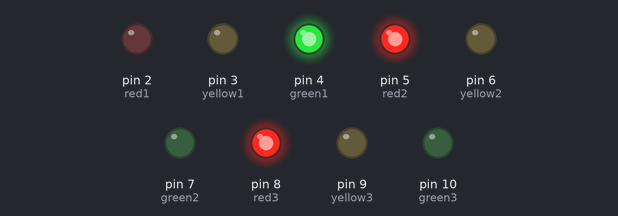
The sketch below on a simulated Arduino Uno, built with avr-gcc and run on an emulated ATmega328P. On the bench: output pins drawn as LEDs (lit = HIGH).

Above: at 0.2 s.
At 1.0 s:
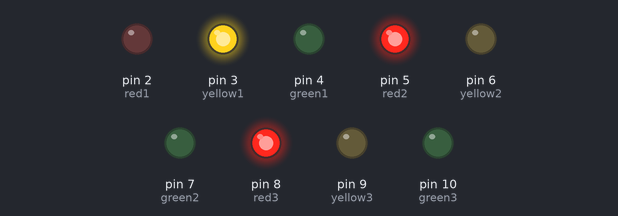
At 1.7 s:
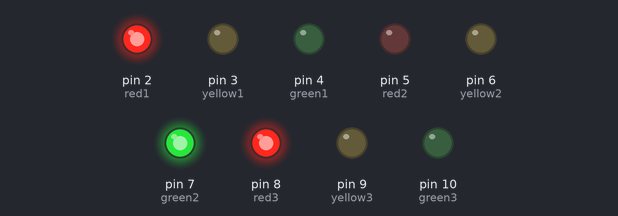
At 2.5 s:
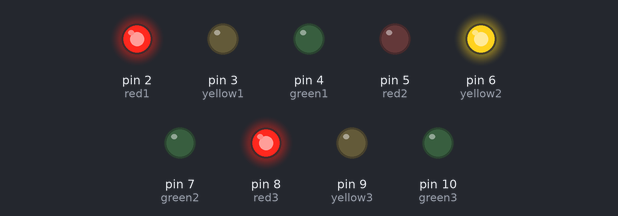
At 3.2 s:
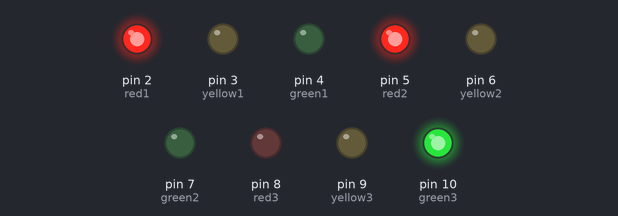
At 4.0 s:
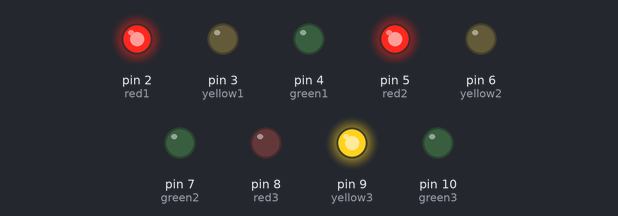
Timing chart, 0 to 5.9 s (numbered marks = the images above):
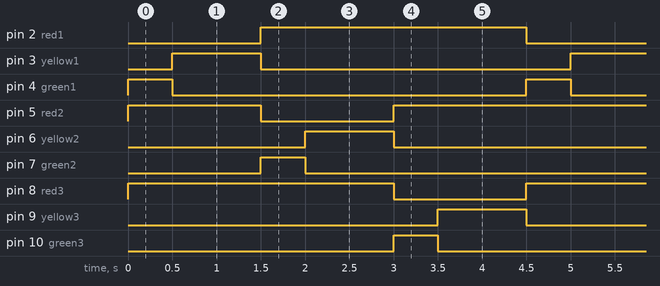

The sketch:

sketch.ino
```cpp
// Traffic Light 1 Pins
int red1 = 2;
int yellow1 = 3;
int green1 = 4;

// Traffic Light 2 Pins
int red2 = 5;
int yellow2 = 6;
int green2 = 7;

// Traffic Light 3 Pins
int red3 = 8;
int yellow3 = 9;
int green3 = 10;

// Timing for each state (in milliseconds)
unsigned long redTime = 500;    // 10 seconds for red light
unsigned long yellowTime =1000;  // 3 seconds for yellow light
unsigned long greenTime = 500;  // 10 seconds for green light

unsigned long previousMillis = 0; // To track time

int state = 0; // To track the current state of the lights

void setup() {
  // Set all LED pins as OUTPUT
  pinMode(red1, OUTPUT);
  pinMode(yellow1, OUTPUT);
  pinMode(green1, OUTPUT);

  pinMode(red2, OUTPUT);
  pinMode(yellow2, OUTPUT);
  pinMode(green2, OUTPUT);

  pinMode(red3, OUTPUT);
  pinMode(yellow3, OUTPUT);
  pinMode(green3, OUTPUT);

  // Start with Traffic Light 1 green, Traffic Light 2 and 3 red
  setTrafficLights(0);
}

void loop() {
  unsigned long currentMillis = millis();

  if (state == 0 && currentMillis - previousMillis >= greenTime) {
    previousMillis = currentMillis;
    state = 1; // Change Traffic Light 1 to yellow
    setTrafficLights(1);
  }
  else if (state == 1 && currentMillis - previousMillis >= yellowTime) {
    previousMillis = currentMillis;
    state = 2; // Change Traffic Light 1 to red and Traffic Light 2 to green
    setTrafficLights(2);
  }
  else if (state == 2 && currentMillis - previousMillis >= greenTime) {
    previousMillis = currentMillis;
    state = 3; // Change Traffic Light 2 to yellow
    setTrafficLights(3);
  }
  else if (state == 3 && currentMillis - previousMillis >= yellowTime) {
    previousMillis = currentMillis;
    state = 4; // Change Traffic Light 2 to red and Traffic Light 3 to green
    setTrafficLights(4);
  }
  else if (state == 4 && currentMillis - previousMillis >= greenTime) {
    previousMillis = currentMillis;
    state = 5; // Change Traffic Light 3 to yellow
    setTrafficLights(5);
  }
  else if (state == 5 && currentMillis - previousMillis >= yellowTime) {
    previousMillis = currentMillis;
    state = 0; // Change Traffic Light 3 to red and Traffic Light 1 to green
    setTrafficLights(0);
  }
}

// Function to control the traffic lights based on the current state
void setTrafficLights(int state) {
  // Reset all lights to OFF
  digitalWrite(red1, LOW);
  digitalWrite(yellow1, LOW);
  digitalWrite(green1, LOW);

  digitalWrite(red2, LOW);
  digitalWrite(yellow2, LOW);
  digitalWrite(green2, LOW);

  digitalWrite(red3, LOW);
  digitalWrite(yellow3, LOW);
  digitalWrite(green3, LOW);

  // Set the lights based on the current state
  if (state == 0) {
    // Traffic Light 1 green, Traffic Light 2 and 3 red
    digitalWrite(green1, HIGH);
    digitalWrite(red2, HIGH);
    digitalWrite(red3, HIGH);
  }
  else if (state == 1) {
    // Traffic Light 1 yellow, Traffic Light 2 and 3 red
    digitalWrite(yellow1, HIGH);
    digitalWrite(red2, HIGH);
    digitalWrite(red3, HIGH);
  }
  else if (state == 2) {
    // Traffic Light 1 red, Traffic Light 2 green, Traffic Light 3 red
    digitalWrite(red1, HIGH);
    digitalWrite(green2, HIGH);
    digitalWrite(red3, HIGH);
  }
  else if (state == 3) {
    // Traffic Light 1 red, Traffic Light 2 yellow, Traffic Light 3 red
    digitalWrite(red1, HIGH);
    digitalWrite(yellow2, HIGH);
    digitalWrite(red3, HIGH);
  }
  else if (state == 4) {
    // Traffic Light 1 red, Traffic Light 2 red, Traffic Light 3 green
    digitalWrite(red1, HIGH);
    digitalWrite(red2, HIGH);
    digitalWrite(green3, HIGH);
  }
  else if (state == 5) {
    // Traffic Light 1 red, Traffic Light 2 red, Traffic Light 3 yellow
    digitalWrite(red1, HIGH);
    digitalWrite(red2, HIGH);
    digitalWrite (yellow3, HIGH);
  }
}
```

Measured:
- by itself, pin 2 (red1), pin 5 (red2), pin 8 (red3): alternates HIGH for 3.0 s and LOW for 1.5 s
- by itself, pin 3 (yellow1), pin 6 (yellow2), pin 9 (yellow3): alternates HIGH for 1.0 s and LOW for 3.5 s
- by itself, pin 4 (green1), pin 7 (green2), pin 10 (green3): alternates HIGH for 0.50 s and LOW for 4.0 s
